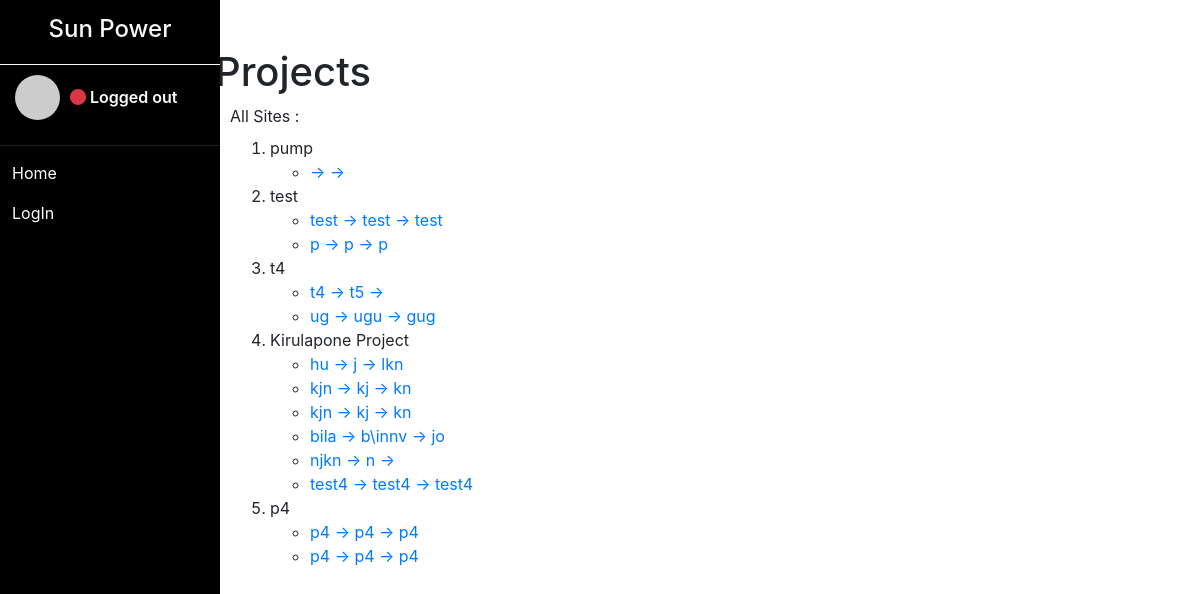
The page /index.php/welcome/sites on the database its author committed.
### tables this page shows
CREATE TABLE `site` (
  `siteId` int(255) NOT NULL,
  `userId` int(255) NOT NULL,
  `areaName` varchar(255) NOT NULL,
  `location` varchar(255) NOT NULL,
  `areaReference` varchar(255) NOT NULL,
  `roadReference` varchar(255) NOT NULL,
  `siteReference` varchar(255) NOT NULL,
  `pavingType` varchar(255) NOT NULL
);

### application/controllers/welcome.php (called while the page is built, shortened)
<?php
class Welcome extends CI_Controller {
	public function sites(){
		$this->load->model('query');
		$response=$this->query->sites();
		if($response){
			$data['sitesArray']=$response;
			$this->load->view('sites',$data);
		}
	}
}

### index.php (called while the page is built, shortened)
<?php
require_once BASEPATH.'core/CodeIgniter.php';

### application/models/query.php (called while the page is built, shortened)
<?php
class query extends CI_Model {
    public function sites(){
        $sitesArray=array();
        $temp = array();
        if($this->session->userdata('status')=='root'){
            $query= $this->db->query("SELECT DISTINCT areaName FROM site ");
            $query1= $this->db->query("SELECT DISTINCT roadReference FROM site ");
            $query2= $this->db->query("SELECT DISTINCT areaReference FROM site ");
            $query3= $this->db->query("SELECT DISTINCT siteReference FROM site ");
        }else{
            $userId = $this->session->userdata('userId');
            $query= $this->db->query("SELECT DISTINCT areaName FROM site WHERE userId='$userId' ");
        }
            foreach($query->result() as $data){
                if($this->session->userdata('status')=='root'){
                    $query4 = $this->db->query("SELECT * FROM site WHERE areaName='$data->areaName' ");
                }else{
                    $userId = $this->session->userdata('userId');
                    $query4 = $this->db->query("SELECT * FROM site WHERE areaName='$data->areaName' and userId='$userId' ");
                }
                    foreach($query4->result() as $data2){
                        $subProject = array(
                            'siteId'=>$data2->siteId,
                            'areaName'=>$data->areaName,
                            'location'=>$data2->location,
                            'roadReference'=>$data2->roadReference,
                            'areaReference'=>$data2->areaReference,
                            'siteReference'=>$data2->siteReference,
                            'pavingType'=>$data2->pavingType,
                        );
                        array_push($temp,$subProject);
                    }
                    $temp2 = array(
                        'areaName'=>$data->areaName,
                        'subSites'=>$temp
                    );
                    array_push($sitesArray,$temp2);
                    unset($temp);
                    $temp=array();
            }
        return $sitesArray;
    }
}

### application/views/sites.php (the view, shortened to what this page needs)
<?php $this->load->view('template/header'); ?>
<div class="container">
    <h1>Projects</h1>
    <div class="container">
        <div class="row">
            <div class="col-md-12">
                <div class="form-group mr-4">
                    <label for="">All Sites :</label><br>
                    <ol>
                        <?php foreach($sitesArray as $sites){ ?>
                            <?php if($sites['areaName']=="maligawatta pumping staiton") { ?>
                                <li><a href="<?php echo base_url('index.php/welcome/form?siteId=1&areaName='.$sites['areaName'])?>"><?php echo $sites['areaName'] ?></a></li>
                            <?php }else{ ?>
                                    <li><?php echo $sites['areaName'] ?></li>
                                    <?php foreach($sites['subSites'] as $sites) { ?>
                                        <?php if($sites['areaName']=="maligawatta pumping staiton") { ?>
                                        <?php }else{ ?>
                                            <ul>
                                                <li>
                                                    <a href="<?php echo base_url('index.php/welcome/form?siteId='.$sites['siteId'].'&areaName='.$sites['areaName'].'&siteReference='.$sites['siteReference'].'&areaReference='. $sites['areaReference'].'&roadReference='.$sites['roadReference'].'&pavingType='.$sites['pavingType']) ?>">
                                                        <?php echo $sites['areaReference']." -> ". $sites['roadReference']." -> ". $sites['siteReference']  ?>
                                                    </a>
                                                </li>
                                            </ul>
                                        <?php }?>
                                    <?php } ?>
                                <?php }?>
                        <?php } ?>
                    </ol>
                </div>
            </div>
        </div>
    </div>
</div>
<?php $this->load->view('template/footer');?>

### application/views/template/header.php (shortened to what this page needs)
<!DOCTYPE html>
<html lang="en">
<head>
    <link rel="stylesheet" type="text/css" href="<?php echo base_url();?>assest/css/custom/dash-style.css">
    <link rel="stylesheet" type="text/css" href="<?php echo base_url('assest/css/boostrap/bootstrap.css');?> " id="bootstrap-css" />
    <link rel="stylesheet" type="text/css" href="<?php echo base_url('assest/css/boostrap/bootstrap.min.css');?>" id="bootstrap-css" />
</head>
<body>
<?php $this->load->view('template/subTemplate/fieldAddMaligawatta'); ?>
<?php $this->load->view('template/subTemplate/addKeyActivities'); ?>
<?php $this->load->view('template/subTemplate/addPipeLayingResouces'); ?>
    <?php $this->load->view('template/subTemplate/reportGenaraterPrompt'); ?>
<?php $this->load->view('template/subTemplate/login'); ?>
<div class="row mt-0 mb-0 ml-0 mr-0 pb-0 pt-0 pl-0 pr-0">
    <div class="col-md-2" style="bacground:black;">
        <?php $this->load->view('template/sideNav') ?>
    </div>
    <div class="col-md-10">
        <div class="row mt-5">

### application/views/template/sideNav.php (shortened to what this page needs)
<aside>
    <div class="sidebar left fixed-top " style="height:100%;">
        <div class="user-panel text-light text-center" style="margin-top:-10px ;">
            <h4 style="margin-bottom:-5px">Sun Power</h4>
        </div>
        <div class="user-panel" style="margin-top:-30px;">
            <div class="pull-left image">
                <img src="http://via.placeholder.com/160x160" class="rounded-circle" alt="User Image">
            </div>
            <div class="pull-left info">
                <?php if($this->session->userdata('loggedIn')){ ?>
                    <p href="#"><i class="fa fa-circle text-success"></i> Logged in</p>
                <?php }else{ ?>
                    <p href="#"><i class="fa fa-circle text-danger"></i> Logged out</p>
                <?php } ?>
            </div>
        </div>
        <ul class="list-sidebar bg-defoult">
        <li class="nav-item active"><a href='<?php echo base_url('index.php/welcome/home')?>' class="collapsed active">Home</a></li>
            <?php
                if(!$this->session->userdata('loggedIn')){ ?>
                    <li class="nav-item"><a class="collapsed active" data-toggle="modal" data-target="#logIn">LogIn</a></li>
                <?php }else{ ?>
                    <li class="nav-item"><a href='<?php echo base_url('index.php/welcome/logout')?>' class="collapsed active">Log Out</a></li>
            <?php }?>
        </ul>
    </div>
</aside>

### application/views/template/footer.php (shortened to what this page needs)
        </div>
    </div>
</div>
    </body>
</html>

### rows shown on the page
site: areaReference "test", roadReference "test", siteReference "test"
site: areaReference "p", roadReference "p", siteReference "p"
site: areaReference "t4", roadReference "t5"
site: areaReference "ug", roadReference "ugu", siteReference "gug"
site: areaReference "hu", roadReference "j", siteReference "lkn"
site: areaReference "kjn", roadReference "kj", siteReference "kn"
site: areaReference "kjn", roadReference "kj", siteReference "kn"
site: areaReference "bila", roadReference "b\\innv", siteReference "jo"
site: areaReference "njkn", roadReference "n"
site: areaReference "test4", roadReference "test4", siteReference "test4"
site: areaReference "p4", roadReference "p4", siteReference "p4"
site: areaReference "p4", roadReference "p4", siteReference "p4"

### other values the page prints
$sites['areaName'] "pump"
$sites['areaName'] "test"
$sites['areaName'] "t4"
$sites['areaName'] "Kirulapone Project"
$sites['areaName'] "p4"
